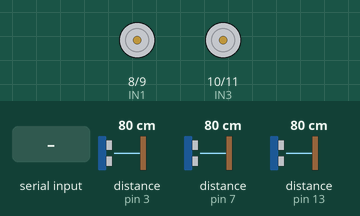
Simulated run of this sketch. Board: Arduino Uno, built with avr-gcc and run on an emulated ATmega328P. On the bench: motor-driver pin pairs drawn as motors (green arrow = first pin HIGH = forward, orange = second pin HIGH = backward, longer = more drive, scaled by the enable pin). Wiring (inferred from the names in the program): 3 × ultrasonic range finder: trigger pin 2, echo pin 3 / trigger pin 4, echo pin 7 / trigger pin 12, echo pin 13. The test bench sets the inputs (shaded band); at power-on: distance to the obstacle (sensors on pin 3, pin 7, pin 13) 80 cm. The echo pulse lasts 58.3 µs per cm; what the sketch prints to the serial monitor is not drawn.

Above: at 1.2 s.
1.3 s: "30,150\n" received over Serial
2.9 s: "90,45\n" received over Serial
At 3.3 s:
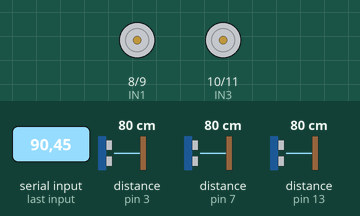
4.5 s: "2\n" received over Serial
At 5.8 s:
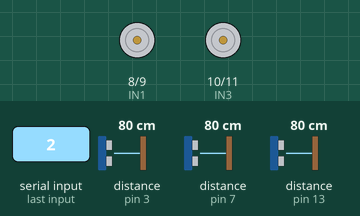
12.0 s: "1\n" received over Serial
At 12.3 s:
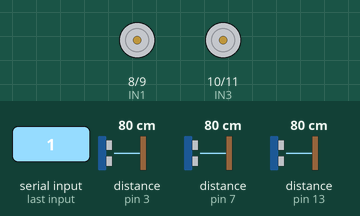
Timing chart, 0 to 14.5 s (numbered marks = the images above; inputs shaded):
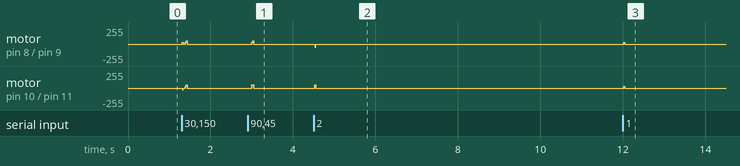

Measured:
- after the input at 2.9 s, motor on pin 8 (IN1) / pin 9 (IN2): stopped → forward 25/255 after 0.10 s, → forward 50/255 0.03 s later, → stopped 0.03 s later; motor on pin 10 (IN3) / pin 11 (IN4): stopped → forward 50/255 after 0.10 s, → stopped 0.05 s later
- after the input at 4.5 s, motor on pin 8 (IN1) / pin 9 (IN2): stopped → backward 50/255 at once, → stopped 0.03 s later; motor on pin 10 (IN3) / pin 11 (IN4): stopped → forward 50/255 at once, → stopped 0.03 s later
- after the input at 12.0 s, motor on pin 8 (IN1) / pin 9 (IN2), motor on pin 10 (IN3) / pin 11 (IN4): stopped → forward 25/255 at once, → stopped 0.03 s later

The sketch:

firmware.ino
```cpp
// FINAL AI FIRMWARE v4.0 (Non-Blocking Soft-Start)
#define ENA 5
#define IN1 8
#define IN2 9
#define IN3 10
#define IN4 11
#define ENB 6

int trigPins[] = {2, 4, 12}; // Front, Left, Right
int echoPins[] = {3, 7, 13};

int currentSpeedA = 0;
int currentSpeedB = 0;
int targetSpeedA = 0;
int targetSpeedB = 0;

unsigned long lastRampTime = 0;

void setup() {
  Serial.begin(115200);
  pinMode(ENA, OUTPUT); pinMode(IN1, OUTPUT); pinMode(IN2, OUTPUT);
  pinMode(IN3, OUTPUT); pinMode(IN4, OUTPUT); pinMode(ENB, OUTPUT);
  for(int i=0; i<3; i++) { pinMode(trigPins[i], OUTPUT); pinMode(echoPins[i], INPUT); }
}

long getDistance(int i) {
  digitalWrite(trigPins[i], LOW); delayMicroseconds(2);
  digitalWrite(trigPins[i], HIGH); delayMicroseconds(10);
  digitalWrite(trigPins[i], LOW);
  long d = pulseIn(echoPins[i], HIGH, 12000); // 12ms timeout is enough for 2 meters
  return (d == 0) ? 300 : d * 0.034 / 2;
}

void loop() {
  // 1. Report Sensors (Instant)
  Serial.print(getDistance(1));    Serial.print(",");
  Serial.print(getDistance(0));    Serial.print(",");
  Serial.println(getDistance(2));

  // 2. Listen for Action (Instant)
  if (Serial.available() > 0) {
    int action = Serial.read() - '0';
    updateAction(action);
  }

  // 3. Perform Ramping (Non-Blocking)
  if (millis() - lastRampTime > 4) {
    if (targetSpeedA == 0) currentSpeedA = 0;
    else if (currentSpeedA < targetSpeedA) currentSpeedA += 25;
    else if (currentSpeedA > targetSpeedA) currentSpeedA -= 25;

    if (targetSpeedB == 0) currentSpeedB = 0;
    else if (currentSpeedB < targetSpeedB) currentSpeedB += 25;
    else if (currentSpeedB > targetSpeedB) currentSpeedB -= 25;

    currentSpeedA = constrain(currentSpeedA, 0, 255);
    currentSpeedB = constrain(currentSpeedB, 0, 255);

    analogWrite(ENA, currentSpeedA);
    analogWrite(ENB, currentSpeedB);
    lastRampTime = millis();
  }
  delay(10); // Small stability delay
}

void updateAction(int action) {
  int drive_speed = 220; // Increased for better floor movement
  int turn_speed = 255;  // Max torque for pivoting

  switch(action) {
    case 1: targetSpeedA = drive_speed; targetSpeedB = drive_speed; digitalWrite(IN1, 1); digitalWrite(IN2, 0); digitalWrite(IN3, 1); digitalWrite(IN4, 0); break;
    case 2: targetSpeedA = turn_speed;  targetSpeedB = turn_speed;  digitalWrite(IN1, 0); digitalWrite(IN2, 1); digitalWrite(IN3, 1); digitalWrite(IN4, 0); break;
    case 3: targetSpeedA = turn_speed;  targetSpeedB = turn_speed;  digitalWrite(IN1, 1); digitalWrite(IN2, 0); digitalWrite(IN3, 0); digitalWrite(IN4, 1); break;
    case 4: targetSpeedA = drive_speed/2; targetSpeedB = drive_speed; digitalWrite(IN1, 1); digitalWrite(IN2, 0); digitalWrite(IN3, 1); digitalWrite(IN4, 0); break;
    case 5: targetSpeedA = drive_speed; targetSpeedB = drive_speed/2; digitalWrite(IN1, 1); digitalWrite(IN2, 0); digitalWrite(IN3, 1); digitalWrite(IN4, 0); break;
    case 6: targetSpeedA = drive_speed; targetSpeedB = drive_speed; digitalWrite(IN1, 0); digitalWrite(IN2, 1); digitalWrite(IN3, 0); digitalWrite(IN4, 1); break;
    default: targetSpeedA = 0; targetSpeedB = 0; currentSpeedA = 0; currentSpeedB = 0; break; // Instant Stop
  }
}
```
